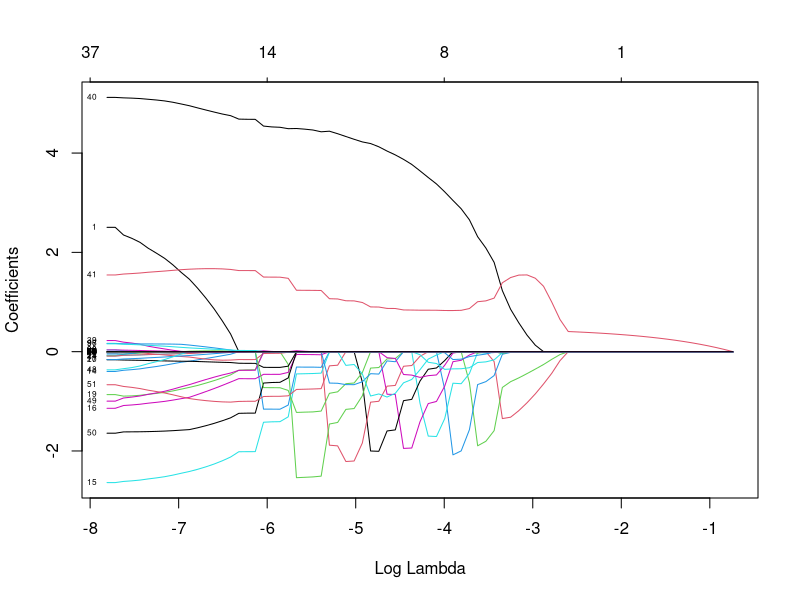
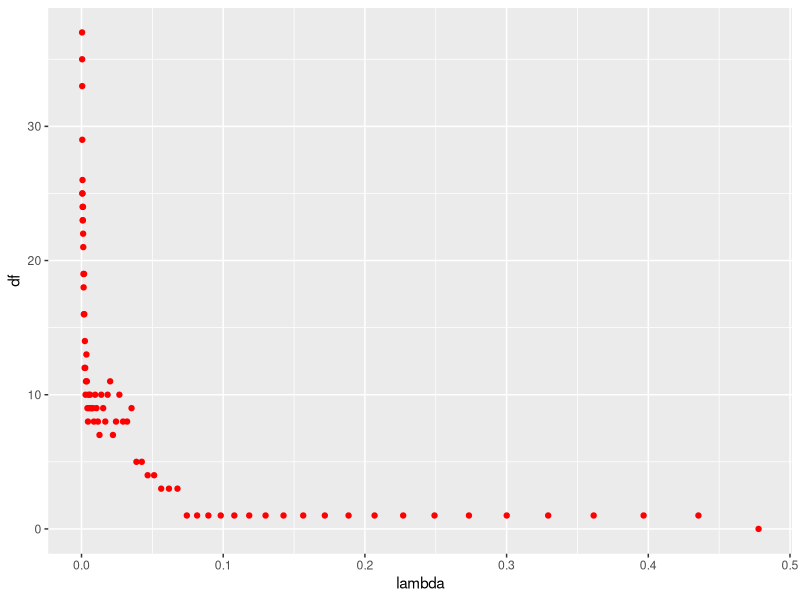
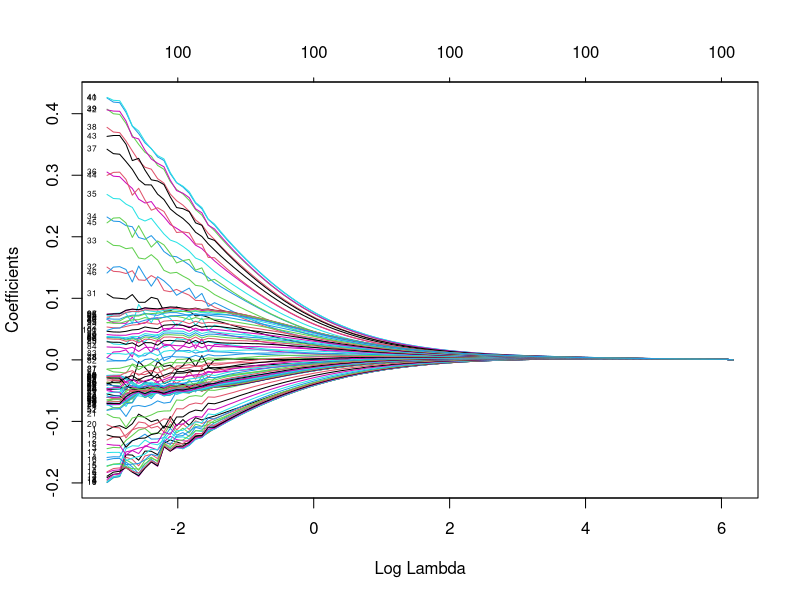
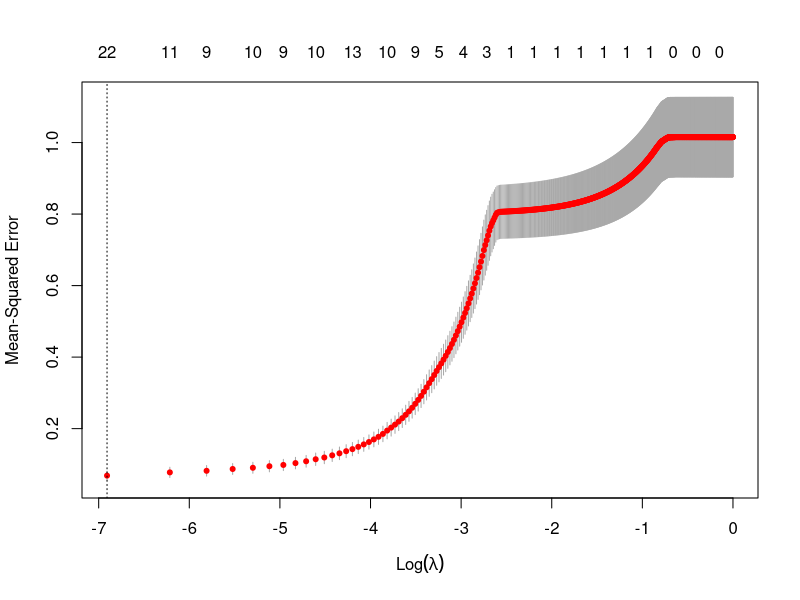

Generate these figures, in order, with R:
# Load data 
data = read.csv("data/tecator.csv")

# Split data into train and test set
n = dim(data)[1]
set.seed(12345)
id = sample(1:n, floor(n*0.5))
train = data[id,]
test = data[-id,]

# 1)
# Assume that Fat can be modeled as a linear regression in which absorbance characteristics (Channels) are used as features. 
# Report the underlying probabilistic model, fit the linear regression to the training data and estimate the training and test errors. 

# TODO Probabilistic Model in RMarkdown y^ = ß_0 + ß_1*x + ß_2*x + ... + ß_100*x + €

# Fitting the linear regression model
predictors <- paste("Channel", 1:100, sep="")
fmla <- as.formula(paste("Fat ~ ", paste(predictors, collapse= "+")))

fit = lm(fmla, data=data)
summary(fit)

# Estimating training and test errors
yhat = predict(fit, train)
train_mse = mean((train$Fat-yhat)^2)
train_mae = mean(abs(train$Fat-yhat))
train_rmse = sqrt(mean((train$Fat-yhat)^2))

y0hat = predict(fit, test)
test_mse = mean((test$Fat-y0hat)^2)
test_mae = mean(abs(test$Fat-y0hat))
test_rmse = sqrt(mean((test$Fat-y0hat)^2))

cat("Train error\nMSE: ", train_mse, "\nMAE: ", train_mae, "\nRMSE: ", train_rmse, "\n\nTest error\nMSE: ", test_mse, "\nMAE: ", test_mae, "\nRMSE: ", test_rmse)

fitted <- predict(fit, interval = "confidence")

# Comment on the quality of fit and prediction and therefore on the quality of model.

# Our loss-function (MSE) is showing quite a difference between the prediction of train and test set values.
# The MSE for the train set is ~0.56 while the MSE for the test set returns a value of ~1.01. 
# Therefore, our model seems to be overfitting on the train data.

# 2)
# TODO Assume now that Fat can be modeled as a LASSO regression in which all Channels are used as features.
# Report the objective function that should be optimized in this scenario.
# https://en.wikipedia.org/wiki/Lasso_(statistics) y_i = Fat_i, x_i = Channel_i

# 3)

# import glmnet library for lasso and ridge regression
library(glmnet)
library(ggplot2)

# Fit the LASSO regression model to the training data. 
# [,-1] to remove the 'Sample' column
x = as.matrix(scale(model.matrix(fmla, train)[,-1]))
y = scale(train$Fat)

# alpha=1 to choose 'Lasso'
model_lasso = glmnet(x, y, alpha=1, family="gaussian")

# TODO Present a plot illustrating how the regression coefficients depend on the log of penalty factor (log 𝜆) and interpret this plot.
plot(model_lasso, xvar="lambda", label=T)

# TODO What value of the penalty factor can be chosen if we want to select a model with only three features?
# To solve this question we check the plot again and look for the lambda value that only has 3 nonzero coefficients. 
# The first column 'Df' shows the number of non-zero coefficients. Therefore, we look for Df=3 and detect a penalty factor of log(0.06773).

# 4) 
# TODO Present a plot of how degrees of freedom depend on the penalty parameter. Is the observed trend expected?
lambda = model_lasso$lambda
df = model_lasso$df
ggplot(data=NULL, aes(lambda, df)) + geom_point(color="red")
# The trend is as expected. 
# If lambda is large, the parameters are heavily constrained and the degrees of freedom will effectively be lower, tending to 0
# as lambda -> Inf.
# For lambda -> 0, we have *p* parameters. As in OLS all parameters stay the same, no penelazation to be found. Therefore degrees of freedom =
# There is a 1:1 mapping between lambda and the degrees of freedom, so in practice one may simply pick the effective degrees of freedom 
# that one would like associated with the fit, and solve for lambda
# TODO o.g. in eigene worte umwandeln!

# 5)
# Repeat step 3 but fit Ridge instead of the LASSO regression and compare the plots from steps 3 and 5. Conclusions?

# alpha=0 to choose 'Lasso'
model_ridge = glmnet(x, y, alpha=0, family="gaussian")
plot(model_ridge, xvar="lambda", label=T)

# 6)

# Use cross-validation to compute the optimal LASSO model. 
cv_lasso = cv.glmnet(x, y, alpha=1, family="gaussian", lambda=seq(0,1,0.001))

# TODO Present a plot showing the dependence of the CV score on log𝜆and comment how the CV score changes with log𝜆. 
plot(cv_lasso)
print(cv_lasso)
# 

# Report the optimal 𝜆and how many variables were chosen in this model. 
cat("The optimal 𝜆: ", cv_lasso$lambda.min, "\nNumber of variables choosen: ", length(coef(cv_lasso, s="lambda.min")))

# TODO Comment whether the selected 𝜆 value is statistically significantly better than log𝜆= −2. 

# TODO Finally, create a scatter plot of the original test versus predicted test values for the model corresponding to optimal lambda 
# and comment whether the model predictions are good.


# 7)
# Use the feature values from test data (the portion of test data with Channel columns) and the optimal LASSO model from step 6 to generate new target values. 
# (Hint: use rnorm() and compute 𝜎 as standard deviation of residuals from train data predictions). 
# Make a scatter plot of original Fat in test data versus newly generated ones. Comment on the quality of the data generation.



